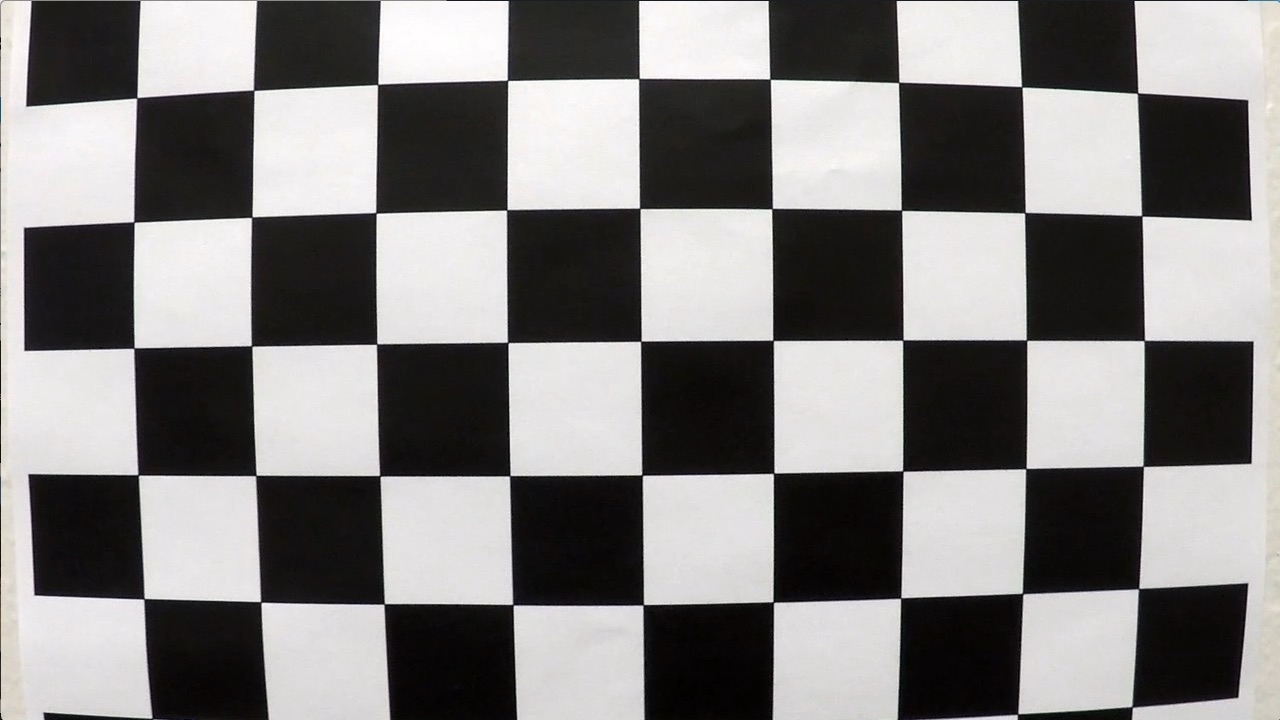
#> input picture advanced-lane-finding/camera_cal/calibration1.jpg, 1280 x 720 px; its folder holds only this picture in this run
$ jupyter execute --allow-errors P2.ipynb   (shell and % lines are left out)   (older library calls are emulated)
#> lines starting #> are read from the running program, lines starting #| are printed output that depends on the picture; long printed decimals are rounded
[cell 1]
#import required library
import numpy as np
import cv2
import glob
import matplotlib.pyplot as plt
import matplotlib.patches as patches

from moviepy.editor import VideoFileClip
from IPython.display import HTML

[cell 2]
#calibration function
def calibrate(images):
    # prepare object points, like (0,0,0), (1,0,0), (2,0,0) ....,(6,5,0)
    objp = np.zeros((6*9,3), np.float32)
    objp[:,:2] = np.mgrid[0:9, 0:6].T.reshape(-1,2)

    # Arrays to store object points and image points from all the images.
    objpoints = [] # 3d points in real world space
    imgpoints = [] # 2d points in image plane.
    img = None
    for fname in images:
        img = cv2.imread(fname)
#> img is the input picture: shape (720, 1280, 3); mean B, G, R 127.8, 128.4, 130.1
        gray = cv2.cvtColor(img, cv2.COLOR_BGR2GRAY)

        # Find the chessboard corners
        ret, corners = cv2.findChessboardCorners(gray, (9,6), None)
#> ret = False; corners = None

        # If found, add object points, image points
        if ret == True:
            objpoints.append(objp)
            imgpoints.append(corners)

    ret, mtx, dist, rvecs, tvecs = cv2.calibrateCamera(objpoints, imgpoints, gray.shape[::-1], None, None)
    return ret, mtx, dist, rvecs, tvecs

# Make a list of calibration images
images = glob.glob('camera_cal/calibration*.jpg')

#> (the rest of this cell did not finish here and is left out)

[cell 3]
test_img = cv2.imread('test_images/test1.jpg')
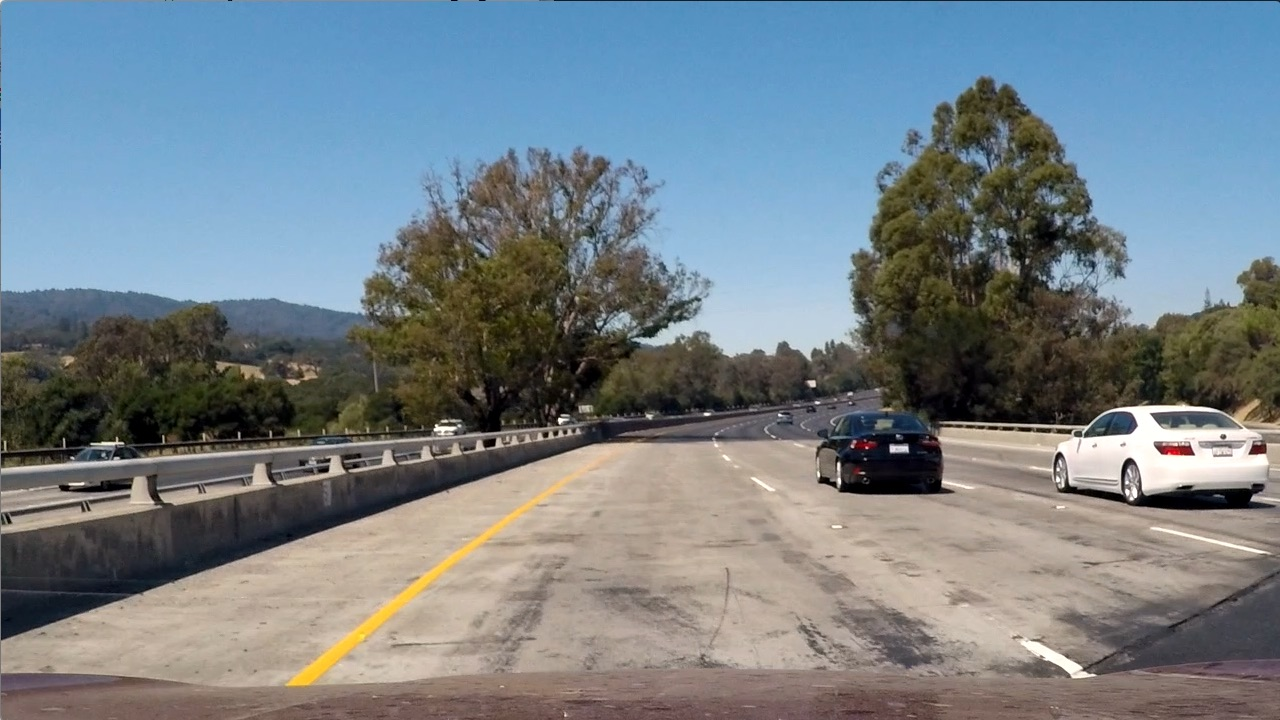
#> input picture advanced-lane-finding/test_images/test1.jpg, 1280 x 720 px
#> test_img is the input picture: shape (720, 1280, 3); mean B, G, R 135.5, 128.7, 117.5
test_image = cv2.cvtColor(test_img, cv2.COLOR_BGR2RGB)
#> (the rest of this cell did not finish here and is left out)

[cell 4]
def abs_sobel_thresh(img, orient='x', sobel_kernel= 3,thresh_min=0, thresh_max=255):
    # Grayscale
#> called with orient = 'x', sobel_kernel = 15, thresh_min = 30, thresh_max = 100
    gray = cv2.cvtColor(img, cv2.COLOR_BGR2GRAY)

    # Apply cv2.Sobel()
    if orient=='x':
        sobel = cv2.Sobel(gray, cv2.CV_64F, 1, 0, ksize=sobel_kernel)
    if orient=='y':
        sobel = cv2.Sobel(gray, cv2.CV_64F, 0, 1, ksize=sobel_kernel)

    # Take the absolute value of the output from cv2.Sobel()
    abs_sobel = np.absolute(sobel)

    # Scale the result to an 8-bit range (0-255)
    scaled_sobel = np.uint8(255*abs_sobel/np.max(abs_sobel))

    # Apply lower and upper thresholds
    binary_output = np.zeros_like(scaled_sobel)
    binary_output[(scaled_sobel >= thresh_min) & (scaled_sobel <= thresh_max)] = 1

    return binary_output

[cell 5]
def mag_thresh(img, sobel_kernel=3, mag_thresh=(0, 255)):
    # Convert to grayscale
#> called with sobel_kernel = 15, mag_thresh = (70, 100)
    gray = cv2.cvtColor(img, cv2.COLOR_BGR2GRAY)
    # Take both Sobel x and y gradients
    sobelx = cv2.Sobel(gray, cv2.CV_64F, 1, 0, ksize=sobel_kernel)
    sobely = cv2.Sobel(gray, cv2.CV_64F, 0, 1, ksize=sobel_kernel)
    # Calculate the gradient magnitude
    gradmag = np.sqrt(sobelx**2 + sobely**2)
    # Rescale to 8 bit
    scale_factor = np.max(gradmag)/255
#> scale_factor = 24624259
    gradmag = (gradmag/scale_factor).astype(np.uint8)
    # Create a binary image of ones where threshold is met, zeros otherwise
    binary_output = np.zeros_like(gradmag)
    binary_output[(gradmag >= mag_thresh[0]) & (gradmag <= mag_thresh[1])] = 1

    # Return the binary image
    return binary_output

[cell 6]
def dir_threshold(img, sobel_kernel=3, thresh=(0, np.pi/2)):
    # Grayscale
#> called with sobel_kernel = 15, thresh = (0.7, 1.3)
    gray = cv2.cvtColor(img, cv2.COLOR_RGB2GRAY)
    # Calculate the x and y gradients
    sobelx = cv2.Sobel(gray, cv2.CV_64F, 1, 0, ksize=sobel_kernel)
    sobely = cv2.Sobel(gray, cv2.CV_64F, 0, 1, ksize=sobel_kernel)
    # Take the absolute value of the gradient direction,
    # apply a threshold, and create a binary image result
    absgraddir = np.arctan2(np.absolute(sobely), np.absolute(sobelx))
    binary_output =  np.zeros_like(absgraddir)
    binary_output[(absgraddir >= thresh[0]) & (absgraddir <= thresh[1])] = 1

    # Return the binary image
    return binary_output

[cell 7]
def color_gradient(img, s_thresh=(170,255)):
#> called with s_thresh = (170, 255)
    hls = cv2.cvtColor(img, cv2.COLOR_RGB2HLS)
    #S channel
    s_channel = hls[:,:,2]

    s_binary = np.zeros_like(s_channel)
    s_binary[(s_channel >= s_thresh[0]) & (s_channel <= s_thresh[1])] = 1

    return s_binary

[cell 8]
def combined_thresh(img,ksize):

    grad_x = abs_sobel_thresh(img, orient='x', sobel_kernel=ksize, thresh_min =30,thresh_max= 100)
    grad_y = abs_sobel_thresh(img, orient='y', sobel_kernel=ksize, thresh_min=30, thresh_max = 100)
    mag_binary = mag_thresh(img, sobel_kernel=ksize, mag_thresh=(70, 100))
    dir_binary = dir_threshold(img, sobel_kernel=ksize, thresh=(0.7, 1.3))
    col_binary = color_gradient(img, s_thresh=(170,255))

    combined = np.zeros_like(dir_binary)
    combined[((grad_x == 1) & (grad_y == 1)) | ((mag_binary == 1) & (dir_binary == 1)) | (col_binary == 1)] = 1

    return combined

[cell 9]
combined = combined_thresh(test_image, 15)

# Plot the result
#> (the rest of this cell did not finish here and is left out)

[cell 10]
def warper(img):
    src = np.float32(
        [[280,  700],  # Bottom left
         [595,  460],  # Top left
         [725,  460],  # Top right
         [1125, 700]]) # Bottom right

    dst = np.float32(
        [[250,  720],  # Bottom left
         [250,    0],  # Top left
         [1065,   0],  # Top right
         [1065, 720]]) # Bottom right

    M = cv2.getPerspectiveTransform(src, dst)

    # Compute the inverse perspective transfor also by swapping the input parameters
    Minv = cv2.getPerspectiveTransform(dst, src)

    img_size = (img.shape[1],img.shape[0])
    # Warp the image using OpenCV warpPerspective()
    warped = cv2.warpPerspective(img, M, img_size)
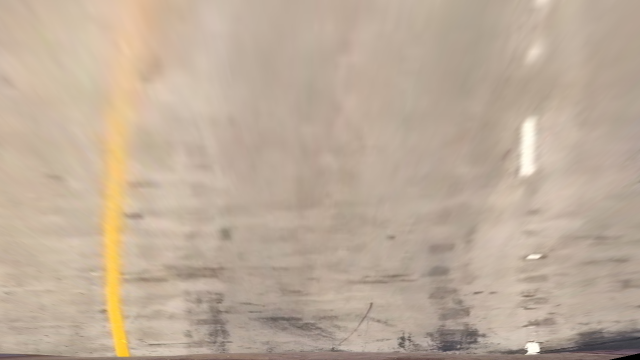
#> warped: shape (720, 1280, 3) (shown at 1/2 size); mean R, G, B 189.7, 171.8, 153.6

    # Return the resulting image and matrix
    return warped, Minv

[cell 11]
#run warper fuction
warped_img, Minv = warper(test_image)
#> Minv = [[0.16, -0.767, 555.1], [1.54e-16, -0.489, 460], [4.5e-19, -0.00118, 1]]

src = np.float32(
        [[280,  700],  # Bottom left
         [595,  460],  # Top left
         [725,  460],  # Top right
         [1125, 700]]) # Bottom right

dst = np.float32(
        [[250,  720],  # Bottom left
         [250,    0],  # Top left
         [1065,   0],  # Top right
         [1065, 720]]) # Bottom right

#> (the rest of this cell did not finish here and is left out)

[cell 12]
def detect_lines(img, return_img=False):
    # Take a histogram of the bottom half of the image
#> called with return_img = True
    histogram = np.sum(img[img.shape[0]//2:, :], axis=0)
#> histogram = 1280 values, max 350.8 at index 234, min 0 at index 0, mean 9.51

    if return_img:
        # Create an output image to draw on and  visualize the result
        out_img = np.dstack((img, img, img))*255

    # Find the peak of the left and right halves of the histogram
    # These will be the starting point for the left and right lines
    midpoint = np.int(histogram.shape[0]//2)
    leftx_base = np.argmax(histogram[:midpoint])
#> leftx_base = 234
    rightx_base = np.argmax(histogram[midpoint:]) + midpoint
#> rightx_base = 1061

    # Choose the number of sliding windows
    nwindows = 9

    # Set height of windows
    window_height = np.int(img.shape[0]//nwindows)

    # Identify the x and y positions of all nonzero pixels in the image
    nonzero = img.nonzero()
#> nonzero = 27176 positions, rows 0 to 713, columns 200 to 1279
    nonzerox = np.array(nonzero[1])
    nonzeroy = np.array(nonzero[0])


    # Current positions to be updated for each window
    leftx_current = leftx_base
#> leftx_current = 234
    rightx_current = rightx_base
#> rightx_current = 1061

    # Set the width of the windows +/- margin
    margin = 100

    # Set minimum number of pixels found to recenter window
    minpix = 50

    # Create empty lists to receive left and right lane pixel indices
    left_lane_inds = []
    right_lane_inds = []

    # Step through the windows one by one
    for window in range(nwindows):
        # Identify window boundaries in x and y (and right and left)
        win_y_low = img.shape[0] - (window + 1)*window_height
        win_y_high = img.shape[0] - window*window_height
        win_xleft_low = leftx_current - margin
        win_xleft_high = leftx_current + margin
        win_xright_low = rightx_current - margin
        win_xright_high = rightx_current + margin

        if return_img:
            # Draw the windows on the visualization image
            cv2.rectangle(out_img,(win_xleft_low,win_y_low),(win_xleft_high,win_y_high), (0,255,0), 3)
            cv2.rectangle(out_img,(win_xright_low,win_y_low),(win_xright_high,win_y_high), (0,255,0), 3)

        # Identify the nonzero pixels in x and y within the window
        good_left_inds = ((nonzeroy >= win_y_low) & (nonzeroy < win_y_high) &
                          (nonzerox >= win_xleft_low) &  (nonzerox < win_xleft_high)).nonzero()[0]
        good_right_inds = ((nonzeroy >= win_y_low) & (nonzeroy < win_y_high) &
                           (nonzerox >= win_xright_low) &  (nonzerox < win_xright_high)).nonzero()[0]
        # Append these indices to the lists
        left_lane_inds.append(good_left_inds)
        right_lane_inds.append(good_right_inds)

        # If you found > minpix pixels, recenter next window on their mean position
        if len(good_left_inds) > minpix:
            leftx_current = np.int(np.mean(nonzerox[good_left_inds]))
        if len(good_right_inds) > minpix:
            rightx_current = np.int(np.mean(nonzerox[good_right_inds]))
#> this loop made 9 passes
#> (win_xleft_low, win_xleft_high, win_xright_low, win_xright_high, leftx_current, rightx_current) on passes 1, 3, 5, 6: (134, 334, 961, 1161, 238, 1064), (126, 326, 964, 1164, 224, 1067), (125, 325, 967, 1167, 230, 1043), (130, 330, 943, 1143, 230, 1052)
#> after the loop, left_lane_inds = 9 items; right_lane_inds = 9 items

    # Concatenate the arrays of indices
    left_lane_inds = np.concatenate(left_lane_inds)
#> left_lane_inds = 17705 values, max 27175 at index 2193, min 466 at index 17380, mean 15242.9
    right_lane_inds = np.concatenate(right_lane_inds)
#> right_lane_inds = 7970 values, max 27122 at index 1030, min 0 at index 7504, mean 9049.1

    # Extract left and right line pixel positions
    leftx = nonzerox[left_lane_inds]
#> leftx = 17705 values, max 299 at index 1551, min 200 at index 9587, mean 229.5
    lefty = nonzeroy[left_lane_inds]
#> lefty = 17705 values, max 713 at index 2190, min 88 at index 17380, mean 455.1
    rightx = nonzerox[right_lane_inds]
#> rightx = 7970 values, max 1153 at index 412, min 961 at index 31, mean 1052.9
    righty = nonzeroy[right_lane_inds]
#> righty = 7970 values, max 710 at index 1028, min 0 at index 7504, mean 341.2

    # Fit a second order polynomial to each
    left_fit = np.polyfit(lefty, leftx, 2)
#> left_fit = [0.00023, -0.21, 272.7]
    right_fit = np.polyfit(righty, rightx, 2)
#> right_fit = [9.93e-05, -0.0591, 1058.9]

    ploty = np.linspace(0, img.shape[0] - 1, img.shape[0])
    left_fitx = left_fit[0]*ploty**2 + left_fit[1]*ploty + left_fit[2]
#> left_fitx = 720 values, max 272.7 at index 0, min 225 at index 456, mean 237
    right_fitx = right_fit[0]*ploty**2 + right_fit[1]*ploty + right_fit[2]
#> right_fitx = 720 values, max 1067.8 at index 719, min 1050.2 at index 298, mean 1054.8

    if return_img:
        out_img[nonzeroy[left_lane_inds], nonzerox[left_lane_inds]] = [255, 0, 0]
        out_img[nonzeroy[right_lane_inds], nonzerox[right_lane_inds]] = [0, 0, 255]

        # Draw left and right lines
        for index in range(img.shape[0]):
            cv2.circle(out_img, (int(left_fitx[index]), int(ploty[index])), 3, (255,255,0))
            cv2.circle(out_img, (int(right_fitx[index]), int(ploty[index])), 3, (255,255,0))

        return (left_fit, right_fit), (left_fitx, ploty), (right_fitx, ploty), out_img

    return (left_fit, right_fit), (left_fitx, ploty), (right_fitx, ploty)

[cell 13]
#wrap the thresholded image
warped_image, Minv = warper(combined)

# Run the function
lines_fit, left_points, right_points, out_img = detect_lines(warped_image, return_img=True)
#> lines_fit = ([0.00023, -0.21, 272.7], [9.93e-05, -0.0591, 1058.9])

# Plot the results
#> (the rest of this cell did not finish here and is left out)

[cell 14]
def detect_similar_lines(img, line_fits=None, return_img=False):
#> called with return_img = True
    if line_fits is None:
        return detect_lines(img, return_img)

    left_fit = line_fits[0]
#> left_fit = [0.00023, -0.21, 272.7]
    right_fit = line_fits[1]
#> right_fit = [9.93e-05, -0.0591, 1058.9]

    nonzero = img.nonzero()
    nonzeroy = np.array(nonzero[0])
    nonzerox = np.array(nonzero[1])
    margin = 100
    left_lane_inds = ((nonzerox > (left_fit[0]*(nonzeroy**2) + left_fit[1]*nonzeroy +
    left_fit[2] - margin)) & (nonzerox < (left_fit[0]*(nonzeroy**2) +
    left_fit[1]*nonzeroy + left_fit[2] + margin)))

    right_lane_inds = ((nonzerox > (right_fit[0]*(nonzeroy**2) + right_fit[1]*nonzeroy +
    right_fit[2] - margin)) & (nonzerox < (right_fit[0]*(nonzeroy**2) +
    right_fit[1]*nonzeroy + right_fit[2] + margin)))

    # Again, extract left and right line pixel positions
    leftx = nonzerox[left_lane_inds]
#> leftx = 17705 values, max 299 at index 17062, min 200 at index 8623, mean 229.5
    lefty = nonzeroy[left_lane_inds]
#> lefty = 17705 values from 88 to 713
    rightx = nonzerox[right_lane_inds]
#> rightx = 7956 values, max 1153 at index 7337, min 967 at index 7002, mean 1053.1
    righty = nonzeroy[right_lane_inds]
#> righty = 7956 values from 0 to 710

    # If any of the lines could not be found,
    # perform a more exhaustive search
    if (leftx.size == 0 or rightx.size == 0):
        return detect_lines(img, return_img)

    # Fit a second order polynomial to each
    left_fit = np.polyfit(lefty, leftx, 2)
    right_fit = np.polyfit(righty, rightx, 2)
#> right_fit = [0.000104, -0.0603, 1058.9]

    # Generate x and y values for plotting
    ploty = np.linspace(0, img.shape[0] - 1, img.shape[0] )
    left_fitx = left_fit[0]*ploty**2 + left_fit[1]*ploty + left_fit[2]
    right_fitx = right_fit[0]*ploty**2 + right_fit[1]*ploty + right_fit[2]
#> right_fitx = 720 values, max 1069.1 at index 719, min 1050.2 at index 291, mean 1055.1

    if return_img:
        # Create an image to draw on and an image to show the selection window
        out_img = np.dstack((img, img, img))*255
        window_img = np.zeros_like(out_img)

        # Generate a polygon to illustrate the search window area
        # And recast the x and y points into usable format for cv2.fillPoly()
        left_line_window1 = np.array([np.transpose(np.vstack([left_fitx - margin, ploty]))])
#> left_line_window1 = 720 pairs, first value 125 to 172.7, second value 0 to 719
        left_line_window2 = np.array([np.flipud(np.transpose(np.vstack([left_fitx + margin, ploty])))])
#> left_line_window2 = 720 pairs, first value 325 to 372.7, second value 0 to 719
        left_line_pts = np.hstack((left_line_window1, left_line_window2))
#> left_line_pts = 1440 pairs, first value 125 to 372.7, second value 0 to 719
        right_line_window1 = np.array([np.transpose(np.vstack([right_fitx - margin, ploty]))])
#> right_line_window1 = 720 pairs, first value 950.2 to 969.1, second value 0 to 719
        right_line_window2 = np.array([np.flipud(np.transpose(np.vstack([right_fitx + margin, ploty])))])
#> right_line_window2 = 720 pairs, first value 1150.2 to 1169.1, second value 0 to 719
        right_line_pts = np.hstack((right_line_window1, right_line_window2))
#> right_line_pts = 1440 pairs, first value 950.2 to 1169.1, second value 0 to 719

        # Draw the lane onto the warped blank image
        cv2.fillPoly(window_img, np.int_([left_line_pts]), (0,255, 0))
        cv2.fillPoly(window_img, np.int_([right_line_pts]), (0,255, 0))
        out_img = cv2.addWeighted(out_img, 1, window_img, 0.3, 0)

        # Color in left and right line pixels
        out_img[nonzeroy[left_lane_inds], nonzerox[left_lane_inds]] = [255, 0, 0]
        out_img[nonzeroy[right_lane_inds], nonzerox[right_lane_inds]] = [0, 0, 255]
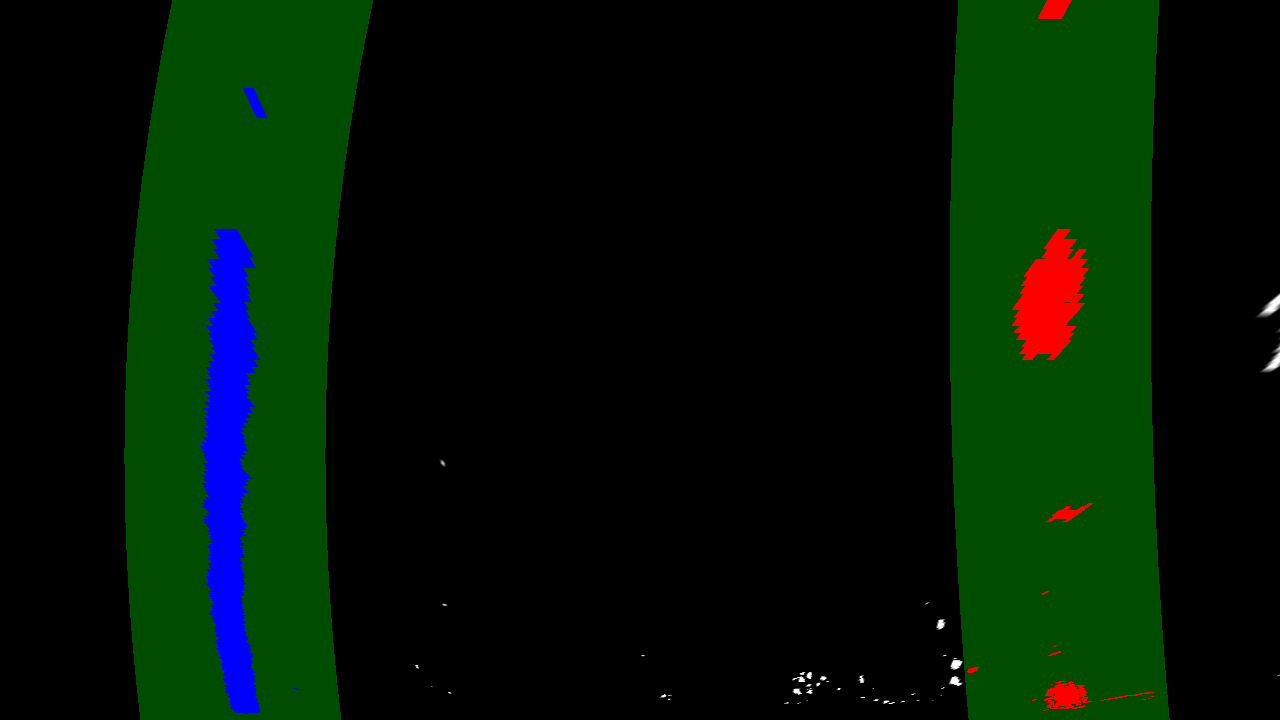
#> out_img: shape (720, 1280, 3) float64; mean of channels 0, 1, 2 5.1, 22.1, 2.4; drawn as B, G, R

        for index in range(img.shape[0]):
            cv2.circle(out_img, (int(left_fitx[index]), int(ploty[index])), 3, (255,255,0))
            cv2.circle(out_img, (int(right_fitx[index]), int(ploty[index])), 3, (255,255,0))

        return (left_fit, right_fit), (left_fitx, ploty), (right_fitx, ploty), out_img.astype(int)

    return (left_fit, right_fit), (left_fitx, ploty), (right_fitx, ploty)

[cell 15]
# Run the function
# Notice I am passing the same image than before.
# In a video stream, it should be passed the next frame.
lines_fit, left_points, right_points, out_img = detect_similar_lines(warped_image, lines_fit, return_img=True)
#> lines_fit = ([0.00023, -0.21, 272.7], [0.000104, -0.0603, 1058.9])

# Plot the results
#> (the rest of this cell did not finish here and is left out)

[cell 16]
def measure_curvature(leftx, rightx, img_shape):
#> called with leftx = array of shape (720,), rightx = array of shape (720,), img_shape = (720, 1280, 3)
    ploty = np.linspace(0, img_shape[0] - 1, img_shape[0])

    # Define conversions in x and y from pixels space to meters
    xm_per_pix=3.7/800
    ym_per_pix = 25/720

    leftx = leftx[::-1]  # Reverse to match top-to-bottom in y
#> leftx = 720 values, max 272.7 at index 719, min 225 at index 263, mean 237
    rightx = rightx[::-1]  # Reverse to match top-to-bottom in y
#> rightx = 720 values, max 1069.1 at index 0, min 1050.2 at index 428, mean 1055.1

    # Define y-value where we want radius of curvature
    # We'll choose the maximum y-value, corresponding to the bottom of the image
    y_eval = np.max(ploty)

    # Fit new polynomials to x,y in world space
    left_fit_cr = np.polyfit(ploty*ym_per_pix, leftx*xm_per_pix, 2)
#> left_fit_cr = [0.000883, -0.0161, 1.11]
    right_fit_cr = np.polyfit(ploty*ym_per_pix, rightx*xm_per_pix, 2)
#> right_fit_cr = [0.000397, -0.0118, 4.94]

    # Calculation of R_curve (radius of curvature)
    left_curverad = ((1 + (2*left_fit_cr[0]*y_eval*ym_per_pix + left_fit_cr[1])**2)**1.5) / np.absolute(2*left_fit_cr[0])
#> left_curverad = 567.1
    right_curverad = ((1 + (2*right_fit_cr[0]*y_eval*ym_per_pix + right_fit_cr[1])**2)**1.5) / np.absolute(2*right_fit_cr[0])
#> right_curverad = 1258.2

    return left_curverad, right_curverad

[cell 17]
# Run the function
curvature_rads = measure_curvature(leftx=left_points[0], rightx=right_points[0], img_shape = out_img.shape)
#> curvature_rads = (567.1, 1258.2)

# Print the results
print('Left line curvature:', curvature_rads[0], 'm')
#| Left line curvature: 567.067 m
print('Right line curvature:', curvature_rads[1], 'm')
#| Right line curvature: 1258.188 m

[cell 18]
def car_offset(leftx, rightx, img_shape, xm_per_pix=3.7/800):
    ## Image mid horizontal position
#> called with leftx = array of shape (720,), rightx = array of shape (720,), img_shape = (720, 1280, 3), xm_per_pix = 0.00463
    mid_imgx = img_shape[1]//2

    ## Car position with respect to the lane
    car_pos = (leftx[-1] + rightx[-1])/2
#> car_pos = 655

    ## Horizontal car offset
    offsetx = (mid_imgx - car_pos) * xm_per_pix
#> offsetx = -0.0696

    return offsetx

[cell 19]
# Run the function
offsetx = car_offset(leftx=left_points[0], rightx=right_points[0], img_shape=out_img.shape)
#> offsetx = -0.0696

print ('Car offset from center:', offsetx, 'm.')
#| Car offset from center: -0.06957 m.
